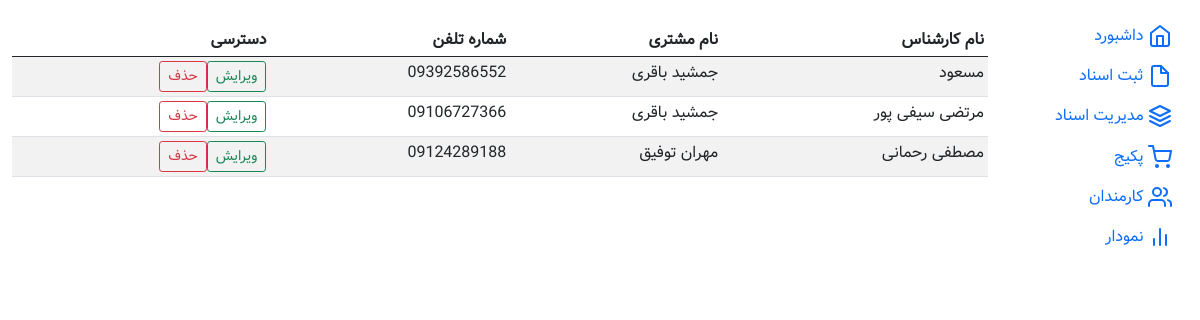
/manageContract/, run on an earlier commit of the app's database.
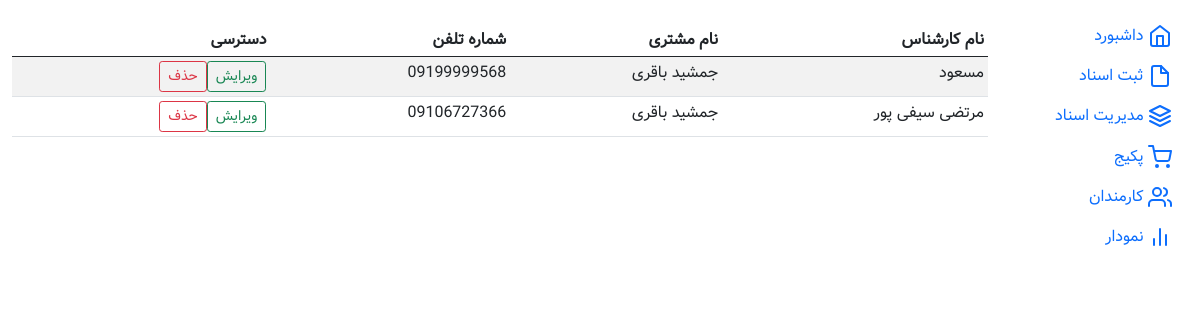
And on a later commit of the database.
### customer/models.py (models this page shows, shortened)
class contract(models.Model):
    clientName = models.CharField(max_length=50 , verbose_name='نام مشتری')
    dealer = models.CharField(max_length=50 , verbose_name='نام کارشناس')
    clientNumber = models.CharField(max_length=11 , verbose_name='شماره مشتری' , unique=True)
    time = models.DateTimeField(auto_now_add=True)
    class Meta:
        verbose_name='قرارداد'
        verbose_name_plural = 'قرارداد ها'

### customer/views.py (the view)
# urls.py: path('manageContract/' , customerViews.manageContract , name='manageContract'),
def manageContract(request):
    context = {
        'contracts': reversed(contract.objects.all())
    }
    return render(request, 'ManageContract.html', context)

### templates/manageContract.html
{% extends 'base.html' %}
{% block body %}
<table class="table table-striped table-sm mt-4">
    <thead>
        <tr>
            <th scope="col">نام کارشناس</th>
            <th scope="col">نام مشتری</th>
            <th scope="col">شماره تلفن</th>
            <th scope="col">دسترسی</th>
        </tr>
    </thead>
    <tbody>
        {% for contract in contracts %}
        <tr>
            <td>{{contract.dealer}}</td>
            <td>{{contract.clientName}}</td>
            <td>{{contract.clientNumber}}</td>
            <td><div class="btn-group">
                <a href="/editContract/{{contract.id}}"><button type="button" class="btn btn-sm btn-outline-success ">ویرایش</button></a>
                <a href="/deleteContract/{{contract.id}}"><button type="button" class="btn btn-sm btn-outline-danger ">حذف</button></a>
              </div></td>
        </tr>
        {% endfor %}
    </tbody>
</table>
{% endblock body %}

What changed in the data, as far as the page shows it:
removed contract: dealer "مصطفی رحمانی", clientName "مهران توفیق", clientNumber "09124289188"
changed contract "مسعود": clientNumber "09392586552" → "09199999568"
